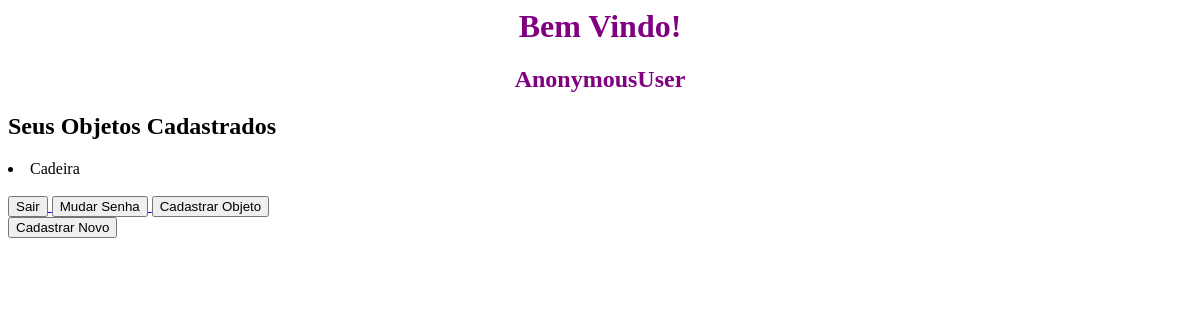
Before: /central/ with the older database file.
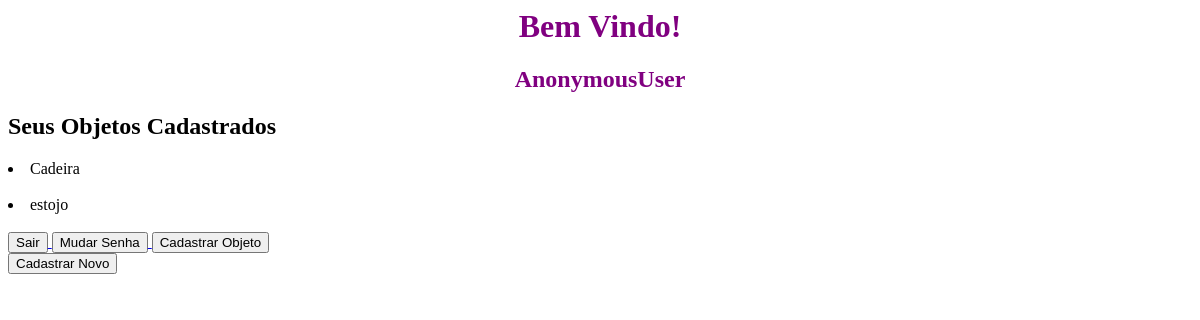
After: the same page with the newer database file.
### core/models.py (models this page shows)
class CadastrarObjeto(models.Model):
    nome = models.CharField(max_length=200)
    dono = models.OneToOneField(User, verbose_name= "Dono")
    descricao = models.TextField()

### core/views.py (the view)
# urls.py: url(r'central/$', views.central),
def central(request):
    lista_notas = CadastrarObjeto.objects.all().order_by('nome')
    return render(request, 'central.html', {'notas': lista_notas})

### core/templates/central.html (shortened to what this page needs)
<p><center><h1 style="color:purple;" >Bem Vindo!</center></h1></p>
<p><center><h2 style="color:purple;" >{{user}}</center></h2></p>
<h2>Seus Objetos Cadastrados</h2>
{% for nota in notas %}
	<li>{{ nota.nome }}</li>
{% endfor %}
<a href="{%url 'logout'%}"><button>Sair</button>
<a href="{%url 'passwordReset'%}"><button>Mudar Senha</button>
<a href="{%url 'criarobj'%}"><button>Cadastrar Objeto</button>
<form class="form" method="post">
  <button type="submit" >Cadastrar Novo</button>
</form>

Changed rows visible on the page:
added CadastrarObjeto: nome "estojo"
